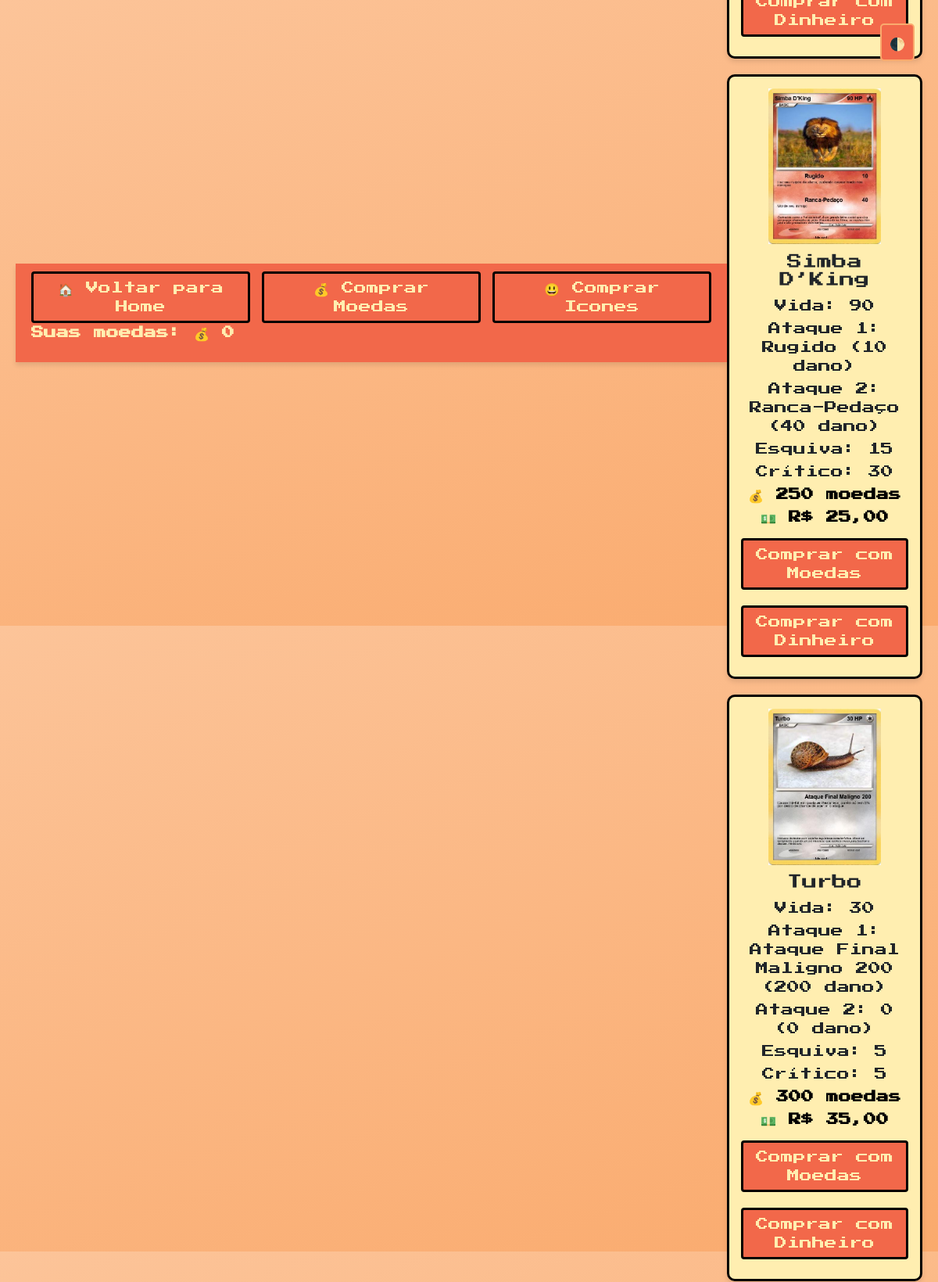
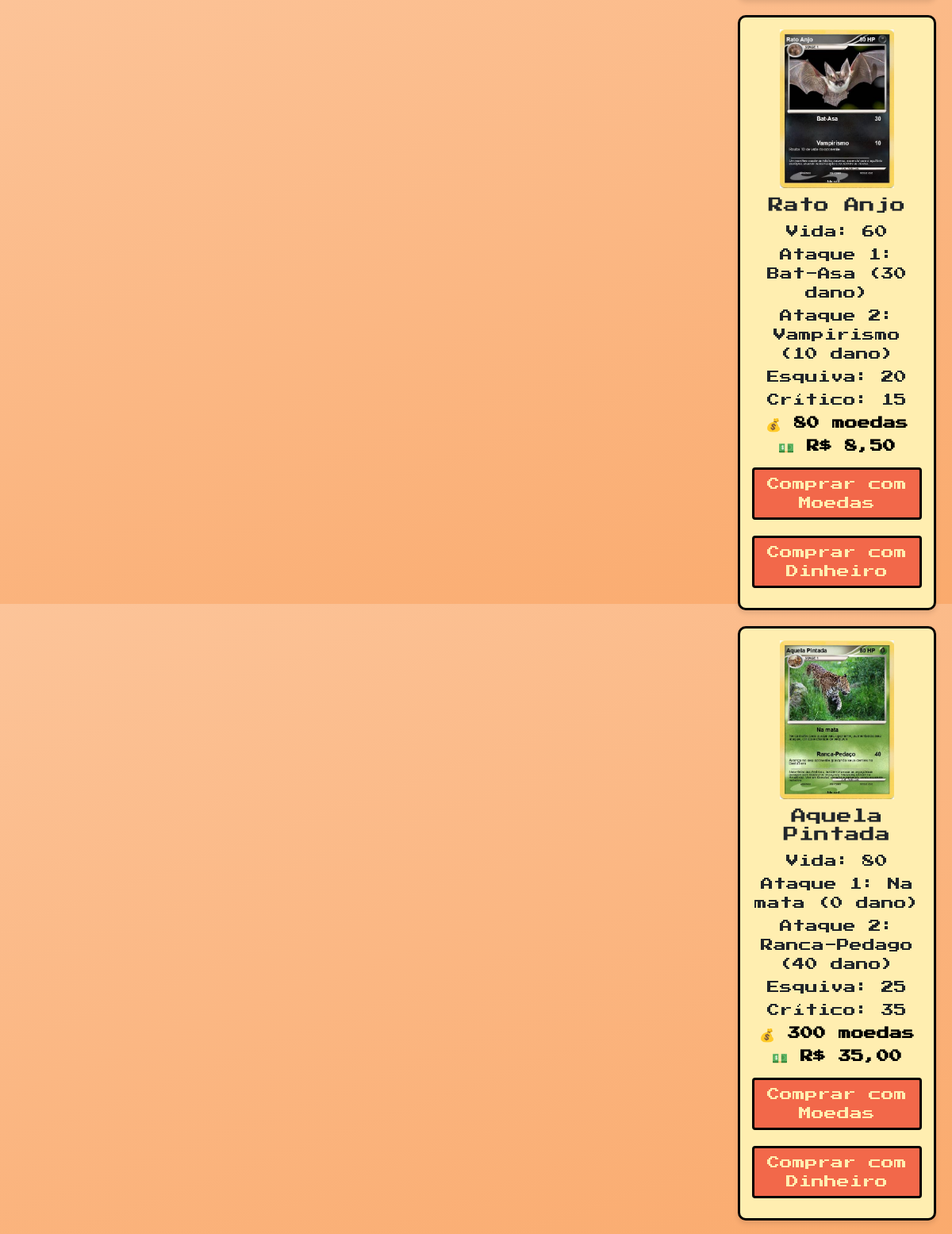
The page /View/Loja.php (signed in, upper part) on the database its author committed (2 pictures, top to bottom).
### tables this page shows
CREATE TABLE `usuario` (
  `id` int(11) NOT NULL,
  `nome` varchar(100) NOT NULL,
  `email` varchar(200) NOT NULL,
  `senha` varchar(40) NOT NULL,
  `coin` int(11) NOT NULL DEFAULT 0,
  `id_icone_perfil` int(11) DEFAULT NULL
);

CREATE TABLE `cartas` (
  `id` int(11) NOT NULL,
  `nome` varchar(50) NOT NULL,
  `path` varchar(255) NOT NULL,
  `vida` int(11) NOT NULL,
  `ataque1` varchar(50) NOT NULL,
  `ataque1_dano` int(11) NOT NULL,
  `ataque2` varchar(50) NOT NULL,
  `ataque2_dano` int(11) NOT NULL,
  `esquiva` int(11) NOT NULL,
  `critico` int(11) NOT NULL,
  `preco` int(100) NOT NULL,
  `preco_dinheiro` decimal(10,2) DEFAULT 0.00
);

### Model/Usuario.php (called while the page is built, shortened)
<?php
class Usuario {
    private $coin;
    public function __construct($id, $nome, $email, $senha, $coin = 0) {
        $this->coin = $coin;
    }
    public function getCoin() {
        return $this->coin;
    }
}

### Model/BancoDeDados.php (called while the page is built, shortened)
<?php
class BancoDeDados
{
    private $host;
    private $user;
    private $password;
    private $database;
    public function __construct($host, $user, $password, $database)
    {
        $this->host = $host;
        $this->user = $user;
        $this->password = $password;
        $this->database = $database;
    }
    public function connect()
    {
        return mysqli_connect($this->host, $this->user, $this->password, $this->database);
    }
    public function getUserById($id)
    {
        $conn = $this->connect();
        $sql = "SELECT id, nome, senha, email, coin FROM usuario WHERE id = " . $id;
        $result = $conn->query($sql);
        if ($result->num_rows > 0) {
            $user = $result->fetch_assoc();
        } else {
            $user = null;
        }
        return $user;
    }
        public function getCartas() {
            $conn = $this->connect();
            $sql = "SELECT id, nome, path, vida, ataque1, ataque1_dano, ataque2, ataque2_dano, esquiva, critico, preco, preco_dinheiro FROM cartas";
            $result = $conn->query($sql);
            return $result;
        }
}

### Controller/ControllerUsuario.php (called while the page is built, shortened)
<?php
require_once(__DIR__ . "/../Model/BancoDeDados.php");
require_once(__DIR__ . "/../Model/Usuario.php");
class ControllerUsuario
{
    private $database;
    public function __construct()
    {
        $this->database = new BancoDeDados("127.0.0.1", "root", "", "banco");
    }
    public function readUser($id)
    {
        $row = $this->database->getUserById($id);
        $user = new Usuario($row['id'], $row['nome'], $row['email'], $row['senha'], $row['coin']);
        return $user;
    }
}

### Controller/ControllerCartas.php (called while the page is built, shortened)
<?php
require_once '../Model/BancoDeDados.php';
class ControllerCartas {
    private $db;
    public function __construct() {
        $this->db = new BancoDeDados('localhost', 'root', '', 'banco');
    }
    public function getCartas() {
        return $this->db->getCartas();
    }
}

### View/Loja.php (the view, shortened to what this page needs)
<?php
require_once '../Controller/ControllerCartas.php';
require_once '../Controller/ControllerUsuario.php';
$userController = new ControllerUsuario();
$userId = $_SESSION['id'];
$user = $userController->readUser($userId);
$cartasController = new ControllerCartas();
$cartas = $cartasController->getCartas();
?>
<!DOCTYPE html>
<html lang="pt-br">
<head>
    <link rel="stylesheet" href="https://stackpath.bootstrapcdn.com/bootstrap/4.5.2/css/bootstrap.min.css">
    <link rel="stylesheet" href="../Assets/style.css">
</head>
<body>
    <nav class="navbar">
        <div class="nav-left">
            <a href="Home.php" class="btn btn-primary">🏠 Voltar para Home</a>
            <a href="LojaMoedas.php" class="btn btn-primary">💰 Comprar Moedas</a>
            <a href="LojaIcone.php" class="btn btn-primary">😃 Comprar Icones</a>
        </div>
        <div class="nav-right">
            <p class="user-coins">Suas moedas: 💰 <?php echo $user->getCoin(); ?></p>
            <button class="theme-toggle" onclick="toggleTheme()">🌓</button>
        </div>
    </nav>
    <div class="store-container">
        <div class="cards-grid">
            <?php while ($carta = $cartas->fetch_assoc()): ?>
                <div class="card-item">
                    <div class="card-image-container">
                        <img src="<?php echo $carta['path']; ?>" alt="<?php echo $carta['nome']; ?>" class="card-image">
                    </div>
                    <div class="card-details">
                        <h2><?php echo $carta['nome']; ?></h2>
                        <p>Vida: <?php echo $carta['vida']; ?></p>
                        <p>Ataque 1: <?php echo $carta['ataque1']; ?> (<?php echo $carta['ataque1_dano']; ?> dano)</p>
                        <p>Ataque 2: <?php echo $carta['ataque2']; ?> (<?php echo $carta['ataque2_dano']; ?> dano)</p>
                        <p>Esquiva: <?php echo $carta['esquiva']; ?></p>
                        <p>Crítico: <?php echo $carta['critico']; ?></p>
                        <p class="price">💰 <?php echo $carta['preco']; ?> moedas</p>
                        <p class="price">💵 R$ <?php echo number_format($carta['preco_dinheiro'], 2, ',', '.'); ?></p>
                        <form action="../Processamento/ProcessCartas.php" method="POST" onsubmit="return confirm('Tem certeza que deseja comprar esta carta com moedas do jogo?');">
                            <button type="submit" class="btn btn-primary">Comprar com Moedas</button>
                        </form>
                        <form action="../View/ConfirmarEndereco.php" method="GET">
                            <button type="submit" class="btn btn-primary">Comprar com Dinheiro</button>
                        </form>
                    </div>
                </div>
            <?php endwhile; ?>
        </div>
    </div>
</body>
</html>

### Assets/base.css (style rules this page uses)
:root { --color1: #FCC499; --color2: #FAAA6D; --color3: #419EAE; --color4: #FFEEB0; --color5: #F2684A; --color6: #000000; --dark: #000000; }
html { transition: background-color 0.5s ease, color 0.5s ease; }
body { font-family: 'Press Start 2P', cursive; margin: 0; padding: 20px; box-sizing: border-box; scroll-behavior: smooth; scroll-padding-top: 8rem; }

### Assets/layout.css (style rules this page uses)
body { background: linear-gradient(160deg, var(--color1) 0%, var(--color2) 100%); height: 100vh; display: flex; align-items: center; justify-content: center; }
.navbar { width: 10000px; background: var(--color5); padding: 10px 20px; display: flex; justify-content: space-between; align-items: center; position: sticky; top: 0; z-index: 1000; box-shadow: 0 4px 6px rgba(0, 0, 0, 0.1); }
.nav-left, .nav-right { display: flex; align-items: center; gap: 15px; }
.nav-left .btn, .nav-right .btn { margin: 0; }
.user-coins { font-size: 1rem; color: var(--color4); font-weight: bold; }
.cards-grid { display: grid; grid-template-columns: repeat(auto-fit, minmax(250px, 1fr)); gap: 20px; margin-top: 20px; }
.card-item { background: var(--color4); border: 3px solid var(--dark); border-radius: 10px; padding: 15px; text-align: center; box-shadow: 0 4px 6px rgba(0, 0, 0, 0.1); transition: transform 0.2s ease; }
.card-image-container { height: 200px; display: flex; justify-content: center; align-items: center; overflow: hidden; }
.card-image { max-width: 100%; max-height: 100%; object-fit: contain; }
.card-details h2 { font-size: 1.2rem; margin: 10px 0; }
.price { font-weight: bold; color: var(--dark); }
.theme-toggle { background: var(--color4); border: 2px solid var(--dark); color: var(--dark); padding: 5px 10px; border-radius: 5px; cursor: pointer; transition: all 0.3s ease; }

### Assets/components.css (style rules this page uses)
.btn-primary { background: var(--color5); border: 3px solid var(--dark); color: var(--color4); width: 100%; margin: 10px 0; transition: all 0.2s ease; }

### Assets/themes.css (style rules this page uses)
.theme-toggle { position: fixed; top: 30px; right: 30px; background: var(--color5); border: 2px solid var(--color2); color: var(--text); padding: 10px; cursor: pointer; border-radius: 5px; z-index: 1000; transition: all 0.3s ease; }

### rows shown on the page
usuario: coin "0"
cartas: path (picture), nome "Simba D’King", vida "90", ataque1 "Rugido", ataque1_dano "10", ataque2 "Ranca-Pedaço", ataque2_dano "40", esquiva "15", critico "30", preco "250", preco_dinheiro "25,00"
cartas: path (picture), nome "Turbo", vida "30", ataque1 "Ataque Final Maligno 200", ataque1_dano "200", ataque2 "0", ataque2_dano "0", esquiva "5", critico "5", preco "300", preco_dinheiro "35,00"
cartas: path (picture), nome "Rato Anjo", vida "60", ataque1 "Bat-Asa", ataque1_dano "30", ataque2 "Vampirismo", ataque2_dano "10", esquiva "20", critico "15", preco "80", preco_dinheiro "8,50"
cartas: path (picture), nome "Aquela Pintada", vida "80", ataque1 "Na mata", ataque1_dano "0", ataque2 "Ranca-Pedago", ataque2_dano "40", esquiva "25", critico "35", preco "300", preco_dinheiro "35,00"
